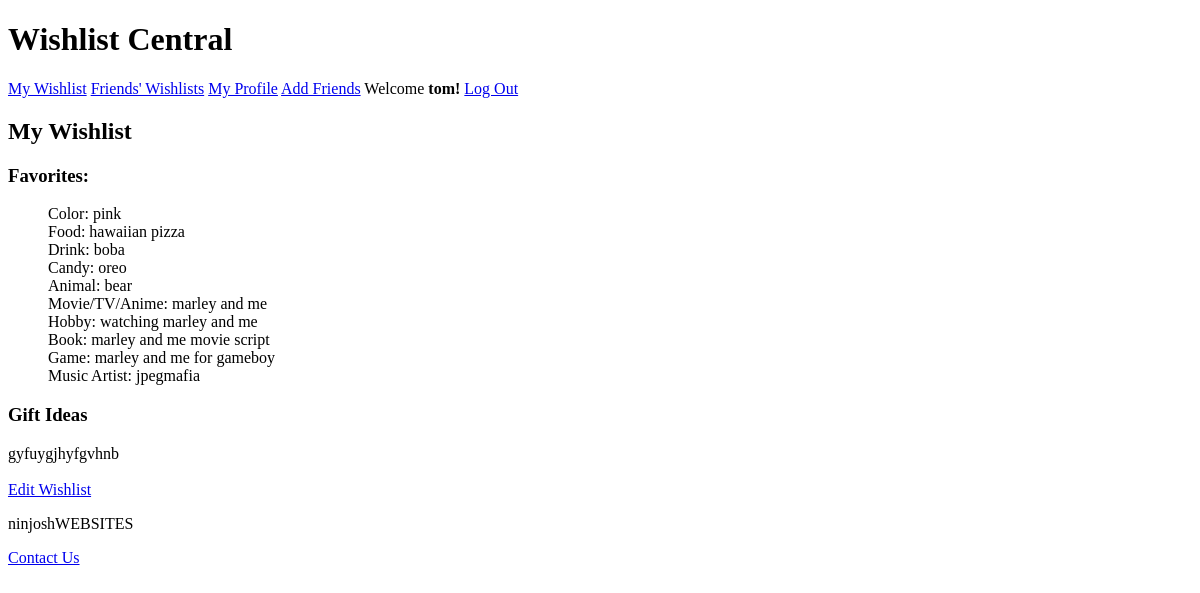
/my_wishlist (signed in), run on the app's committed database.
### wishlist/models.py (models this page shows, shortened)
class User(AbstractUser):
    friends = models.ManyToManyField('User', blank=True)
    wishlist_done = models.BooleanField(default=False)
    profile_done = models.BooleanField(default=False)

class Wishlist(models.Model):
    owner = models.OneToOneField(User, on_delete=models.CASCADE)
    created_at = models.DateTimeField(auto_now=True)
    updated_at = models.DateTimeField(auto_now_add=True)
    fav_color = models.CharField(max_length=64)
    fav_food = models.CharField(max_length=64)
    fav_drink = models.CharField(max_length=64)
    fav_candy = models.CharField(max_length=64)
    fav_animal = models.CharField(max_length=64)
    fav_media = models.CharField(max_length=64) #movie/tv/anime
    fav_hobby = models.CharField(max_length=64)
    fav_book = models.CharField(max_length=64)
    fav_game = models.CharField(max_length=64)
    fav_music = models.CharField(max_length=64) #artist
    gift_ideas = models.TextField(max_length=500)

### wishlist/views.py (the view)
# urls.py: path("my_wishlist", views.my_wishlist, name="my-wishlist"),
@login_required(login_url='login')
def my_wishlist(request):
    wishlist = request.user.wishlist
    if request.method == "POST":
        clicked = request.POST["doit"]
        if clicked == "edit-wishlist":
            return redirect('edit-wishlist', wishlist_id=wishlist.id)
        else:
            return HttpResponseServerError(f'Unknown button clicked')
    else:
        return render(request, "wishlist/my_wishlist.html", {
            'wishlist': wishlist,
            'banner': 'My Wishlist',
            'wishlist_done': request.user.wishlist_done,
            'profile_done': request.user.profile_done
        })

### wishlist/templates/wishlist/my_wishlist.html (shortened to what this page needs)
{% extends "wishlist/layout.html" %}
{% block main %}
<h2>{{banner}}</h2>
<article>
    {% if wishlist %}
        <div>
            <h3>Favorites:</h3>
            <ul class="favorites">
                <li>Color: {{ wishlist.fav_color }}</li>
                <li>Food: {{ wishlist.fav_food }}</li>
                <li>Drink: {{ wishlist.fav_drink }}</li>
                <li>Candy: {{ wishlist.fav_candy }}</li>
                <li>Animal: {{ wishlist.fav_animal }}</li>
                <li>Movie/TV/Anime: {{ wishlist.fav_media }}</li>
                <li>Hobby: {{ wishlist.fav_hobby }}</li>
                <li>Book: {{ wishlist.fav_book }}</li>
                <li>Game: {{ wishlist.fav_game }}</li>
                <li>Music Artist: {{ wishlist.fav_music }}</li>
            </ul>
        </div>
        <div>
            <h3>Gift Ideas</h3>
            <div>{{ wishlist.gift_ideas }}</div>
        </div>
        <br>
        <a href="{% url 'edit-wishlist' %}">Edit Wishlist</a>
    {% else %}
    <div>
        <h3>You currently don't have a wishlist.</h3>
        <a href="{% url 'create-wishlist' %}">Create Wishlist</a>
    </div>
    {% endif %}
</article>
{% endblock %}

### wishlist/templates/wishlist/layout.html (shortened to what this page needs)
{% load static %}
<!DOCTYPE html>
<html lang="en">
    <head>
        <link rel="stylesheet" type="text/css" href="https://cdn.simplecss.org/simple.css">
        <link rel="stylesheet" type="text/css" href="{% static 'wishlist/finalprojstyles.css' %}" >
</head>
    <body>
        <header>
            <h1>Wishlist Central</h1>
            <nav>
                <span>
                    {% if user.is_authenticated %}
                        {% if wishlist_done %}
                            <a href="{% url 'my-wishlist' %}">My Wishlist</a>
                        {% else %}
                            <a href="{% url 'create-wishlist' %}">Create Wishlist</a>
                        {% endif %}
                        <a href="{% url 'index' %}">Friends' Wishlists</a>
                    {% endif %}
                </span>
                <span>
                    {% if user.is_authenticated %}
                        {% if profile_done %}
                            <a href="{% url 'edit-profile' %}">My Profile</a>
                        {% else %}
                            <a href="{% url 'create-profile' %}">Finish Profile</a>
                        {% endif %}
                        <a href="{% url 'search-for-friend' %}">Add Friends</a>
                        Welcome <strong>{{ user.username }}!</strong>
                        <a href="{% url 'logout' %}">Log Out</a>
                    {% else %}
                        <a href="{% url 'login' %}">Log In</a>
                        <a href="{% url 'register' %}">Register</a>
                    {% endif %}
                </span>
            </nav>
        </header>
        <main>
            {% block main %}
            {% endblock %}
        </main>
        <footer>
            <div>
                <p>ninjoshWEBSITES</p>
                <a href="{% url 'contact-us' %}">Contact Us</a>
            </div>
        </footer>
     </body>
</html>

### wishlist/static/wishlist/finalprojstyles.css (style rules this page uses)
ul.favorites { list-style-type: none; }

### data on the page
User: username "tom"
Wishlist: fav_color "pink", fav_food "hawaiian pizza", fav_drink "boba", fav_candy "oreo", fav_animal "bear", fav_media "marley and me", fav_hobby "watching marley and me", fav_book "marley and me movie script", fav_game "marley and me for gameboy", fav_music "jpegmafia", gift_ideas "gyfuygjhyfgvhnb"

### other printed values
{{ banner }} "My Wishlist"
